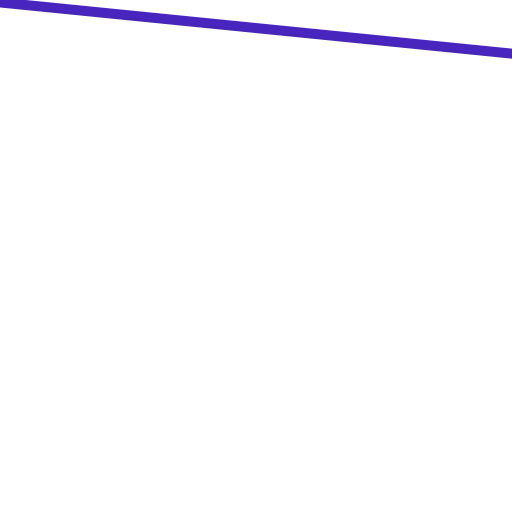
Frame 1 (no input)
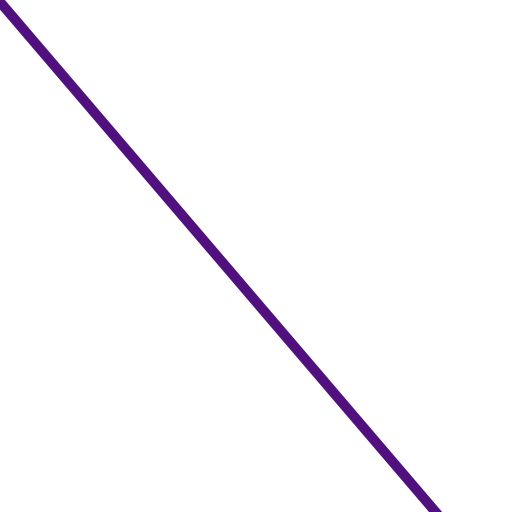
Frame 60 (the mouse pressed at the canvas centre just before this capture)
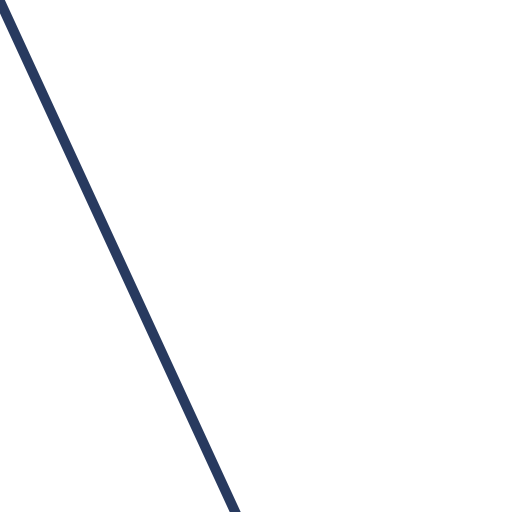
Frame 120 (the mouse held since frame 60 and released just before this capture)

The Processing sketch that drew these frames (run headless with seeded random() and noise(); from frame 60 on, the mouse is pressed at the canvas centre):

// Processing sketch: claseLinea
// ── claseLinea.pde

void setup () {
  size (512, 512);
}

void draw () {
  background(255);
  float t = millis () / 1000.0;
  Linea linea;
  linea = new Linea(t, 2);
  linea.Dibujar();
}

// ── Linea.pde
class Linea {
  float m;
  float b;
  float color_r, color_g, color_b;
  Linea () {
    m = 1;
    b = 0;
  }
  
  Linea (float m, float b) {
    this.m = m;
    this.b = b;
    color_r = random(23,100);
    color_g = random(0, 150);
    color_b = random(0, 200);
  }
  
  void Dibujar () {
    stroke(color_r, color_g, color_b);
    strokeWeight(10);
    float x1, y1, x2, y2;
    x1 = -1000;
    x2 = 1000;
    y1 = m * x1 + b;
    y2 = m * x2 + b;
    line(x1, y1, x2, y2);
  }
}
